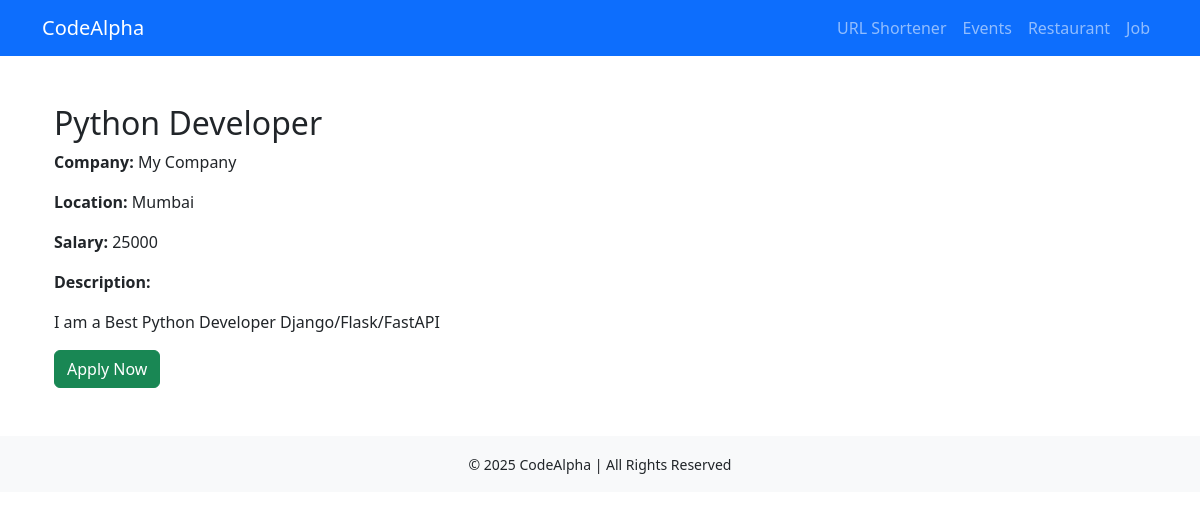
The app's page /job/1/ with its own data.
### jobapp/models.py (models this page shows, shortened)
class JobListing(models.Model):
    employer = models.ForeignKey(Employer, on_delete=models.CASCADE, related_name='jobs')
    title = models.CharField(max_length=200)
    description = models.TextField()
    location = models.CharField(max_length=200)
    salary = models.CharField(max_length=100, blank=True)
    is_active = models.BooleanField(default=True)
    created_at = models.DateTimeField(default=timezone.now)
    deadline = models.DateTimeField(null=True, blank=True)

class Employer(models.Model):
    user = models.OneToOneField(User, on_delete=models.CASCADE)  # Employer login
    company_name = models.CharField(max_length=200)
    website = models.URLField(blank=True)
    description = models.TextField(blank=True)
    created_at = models.DateTimeField(default=timezone.now)

### jobapp/views.py (the view)
# urls.py: path('<int:job_id>/', views.job_detail, name='job_detail'),
def job_detail(request, job_id):
    job = get_object_or_404(JobListing, id=job_id)
    return render(request, 'job/job_detail.html', {'job': job})

### templates/job/job_detail.html (shortened to what this page needs)
{% extends 'base.html' %}
{% block content %}
<div class="container mt-4">
  <h2>{{ job.title }}</h2>
  <p><strong>Company:</strong> {{ job.employer.company_name }}</p>
  <p><strong>Location:</strong> {{ job.location }}</p>
  <p><strong>Salary:</strong> {{ job.salary }}</p>
  <p><strong>Description:</strong></p>
  <p>{{ job.description }}</p>
  <a href="{% url 'jobapp:apply_job' job.id %}" class="btn btn-success">Apply Now</a>
</div>
{% endblock %}

### records on screen
JobListing: title "Python Developer", employer.company_name "My Company", location "Mumbai", salary "25000", description "I am a Best Python Developer Django/Flask/FastAPI"
